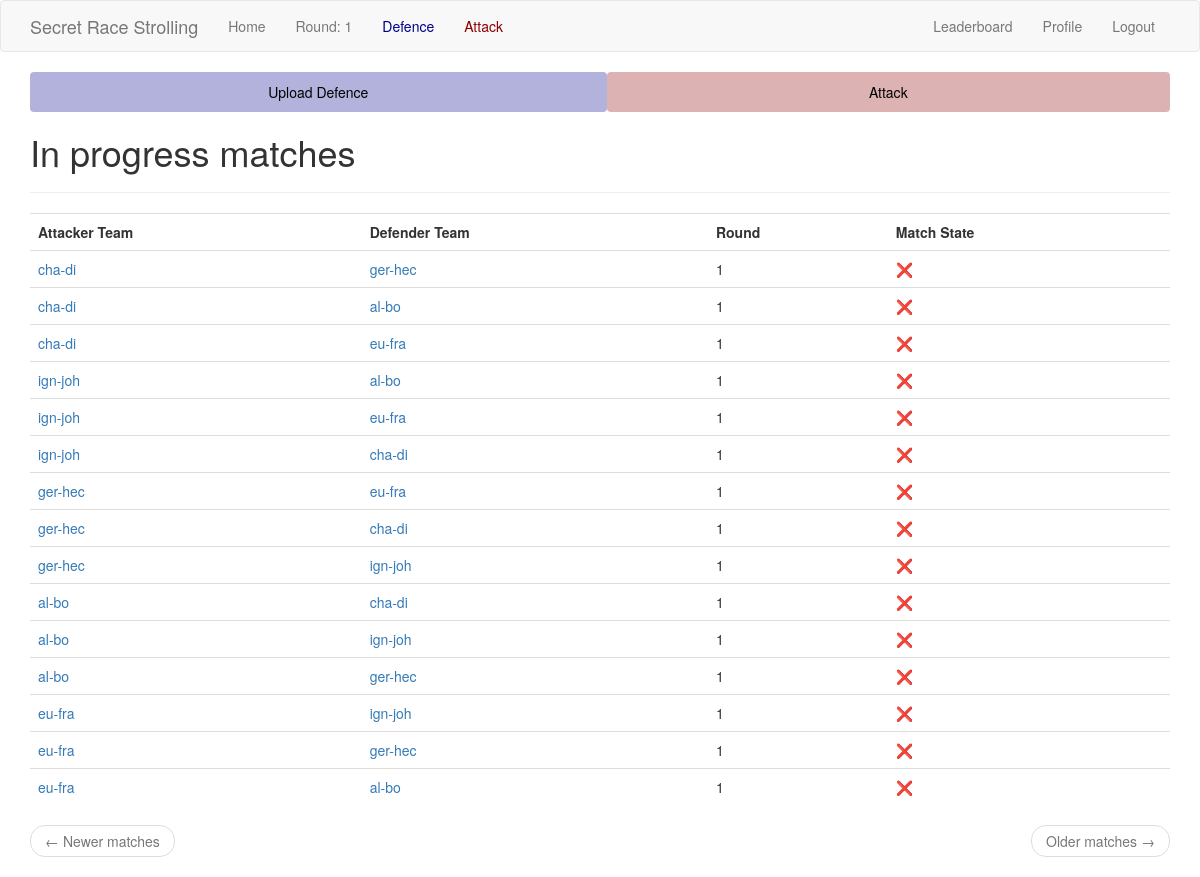
Page /index (signed in) on the committed database.
### app/models.py (models this page shows, shortened)
class Match(db.Model):
    id = db.Column(db.Integer, primary_key=True)
    defender_team_id = db.Column(db.Integer, db.ForeignKey("team.id"))
    attacker_team_id = db.Column(db.Integer, db.ForeignKey("team.id"))
    round = db.Column(db.Integer, index=True)
    __table_args__ = (
        db.UniqueConstraint(
            "defender_team_id",
            "attacker_team_id",
            "round",
            name="_match_pair_once_per_round",
        ),
    )
    attacks = db.relationship(
        "Attack",
        backref="match",
        foreign_keys="Attack.match_id",
        lazy="dynamic",
    )
    @staticmethod
    def paginate_and_itemize_match_query(
        matches: Query, page: int, matches_per_page: int, current_user_team: Team
    ) -> tuple[Pagination, list[dict]]:
        matches_sub = matches.subquery()
        attacks_done = (
            db.session.query(matches_sub.c.id)
            .join(Attack, Attack.match_id == matches_sub.c.id)
            .all()
        )
        attacks_done = [attack_done[0] for attack_done in attacks_done]
        paginated = matches.paginate(page, matches_per_page)
        matches_items = paginated.items
        for m in matches_items:
            m.match_done = m.id in attacks_done
        return paginated, matches_items

class Team(db.Model):
    id = db.Column(db.Integer, primary_key=True)
    team_name = db.Column(db.String(64), index=True, unique=True)
    member1_id = db.Column(db.Integer, db.ForeignKey("user.id"), unique=True)
    member2_id = db.Column(db.Integer, db.ForeignKey("user.id"), unique=True)
    defences = db.relationship(
        "Defence",
        backref="defender_team",
        foreign_keys="Defence.defender_team_id",
        lazy="dynamic",
    )
    defence_matches = db.relationship(
        "Match",
        backref="defender_team",
        foreign_keys="Match.defender_team_id",
        lazy="dynamic",
    )
    attack_matches = db.relationship(
        "Match",
        backref="attacker_team",
        foreign_keys="Match.attacker_team_id",
        lazy="dynamic",
    )

### app/routes.py (the view)
@app.route("/")
@app.route("/index", methods=["GET"])
@login_required
def index():
    page = request.args.get("page", 1, type=int)
    pagination, matches_items = Match.paginate_and_itemize_match_query(
        db.session.query(Match).order_by(Match.round.desc()),
        page,
        app.config["MATCHES_PER_PAGE"],
        current_user.team(),
    )
    next_url = (
        url_for("index", page=pagination.next_num) if pagination.has_next else None
    )
    prev_url = (
        url_for("index", page=pagination.prev_num) if pagination.has_prev else None
    )
    return render_template(
        "index.html",
        title="Home",
        matches=matches_items,
        next_url=next_url,
        prev_url=prev_url,
    )

### app/models.py (called while the page is built)
@login.user_loader
def load_user(id: int) -> User:
    return User.query.get(int(id))

    def team(self) -> Optional["Team"]:
        return (
            db.session.query(Team)
            .filter(or_(Team.member1_id == self.id, Team.member2_id == self.id))
            .first()
        )

### app/templates/index.html
{% extends "base.html" %}
{% import 'bootstrap/wtf.html' as wtf %}
{% block app_content %}
<h1>
    In progress matches
</h1>
<hr>
<table class="table table-hover">
    <tr>
        <th>Attacker Team</th>
        <th>Defender Team</th>
        <th>Round</th>
        <th>Match State</th>
    </tr>
    {% for match in matches %}
    {% include '_match.html' %}
    {% endfor %}
</table>
<nav aria-label="...">
    <ul class="pager">
        <li class="previous{% if not prev_url %} disabled{% endif %}">
            <a href="{{ prev_url or '#' }}">
                <span aria-hidden="true">&larr;</span> Newer matches
            </a>
        </li>
        <li class="next{% if not next_url %} disabled{% endif %}">
            <a href="{{ next_url or '#' }}">
                Older matches <span aria-hidden="true">&rarr;</span>
            </a>
        </li>
    </ul>
</nav>
{% endblock %}

### app/templates/_match.html
<tr>
    <td>
        <a href="{{ url_for('team', team_name=match.attacker_team.team_name) }}">
            {{ match.attacker_team.team_name }}</a>
    </td>
    <td>
        <a href="{{ url_for('team', team_name=match.defender_team.team_name) }}">{{ match.defender_team.team_name }}
        </a>
    </td>
    <td>
        {{ match.round }}
    </td>
    <td>
        {% if match.match_done %} ✅ {% else %} ❌ {% endif %}
    </td>
</tr>

### rows in the picture
Match: attacker_team.team_name "cha-di", defender_team.team_name "ger-hec", round "1"
Match: attacker_team.team_name "cha-di", defender_team.team_name "al-bo", round "1"
Match: attacker_team.team_name "cha-di", defender_team.team_name "eu-fra", round "1"
Match: attacker_team.team_name "ign-joh", defender_team.team_name "al-bo", round "1"
Match: attacker_team.team_name "ign-joh", defender_team.team_name "eu-fra", round "1"
Match: attacker_team.team_name "ign-joh", defender_team.team_name "cha-di", round "1"
Match: attacker_team.team_name "ger-hec", defender_team.team_name "eu-fra", round "1"
Match: attacker_team.team_name "ger-hec", defender_team.team_name "cha-di", round "1"
Match: attacker_team.team_name "ger-hec", defender_team.team_name "ign-joh", round "1"
Match: attacker_team.team_name "al-bo", defender_team.team_name "cha-di", round "1"
Match: attacker_team.team_name "al-bo", defender_team.team_name "ign-joh", round "1"
Match: attacker_team.team_name "al-bo", defender_team.team_name "ger-hec", round "1"
Match: attacker_team.team_name "eu-fra", defender_team.team_name "ign-joh", round "1"
Match: attacker_team.team_name "eu-fra", defender_team.team_name "ger-hec", round "1"
Match: attacker_team.team_name "eu-fra", defender_team.team_name "al-bo", round "1"

### other values in the picture
{{ config["ROUND"] }} "1"
